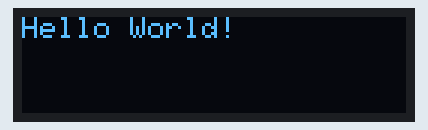
Bench run of a sketch on a simulated Arduino Uno, built with avr-gcc and run on an emulated ATmega328P. Parts: 128×32 one-colour display. What the sketch prints to the serial monitor is not drawn.

Above: at 0.1 s.

The sketch:

11_hello_display.ino
```cpp
/*
  Screen Hello
  Description:
  Hardware: RoboUNO, OLED Display
  Library: Adafruit_GFX, Adafruit_SSD1306
  Difficulty: XX/10
  Author: ROBO
  Date: September 2023
*/

#include <Wire.h>
#include <Adafruit_GFX.h>
#include <Adafruit_SSD1306.h>

#define SCREEN_WIDTH 128
#define SCREEN_HEIGHT 32
#define SCREEN_ADDRESS 0x3C


// Initialize the display
Adafruit_SSD1306 display(SCREEN_WIDTH, SCREEN_HEIGHT, &Wire);

void setup() {
  Serial.begin(9600);  // initialize serial communication at 9600 bits per second
  Serial.println("Screen Hello!");

  // Initialize with the I2C address of your OLED screen
  if (!display.begin(SSD1306_SWITCHCAPVCC, SCREEN_ADDRESS)) {
    Serial.println(F("SSD1306 allocation failed"));
    for (;;)
      ;
  }

  // display
  display.clearDisplay();
  display.setTextColor(SSD1306_WHITE);
  display.setTextSize(1);
  display.setCursor(0, 0);
  display.println("Hello World!");
  display.display();
}


void loop() {
  delay(50);
}
```
